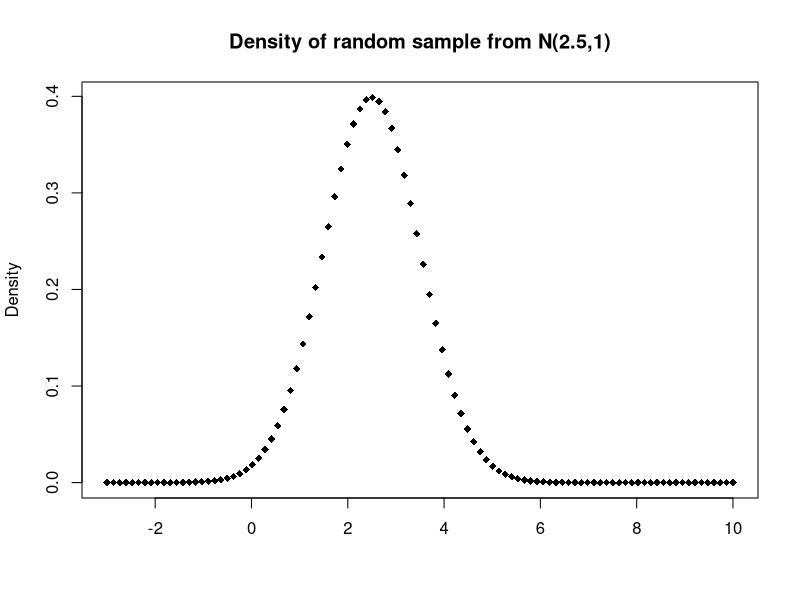
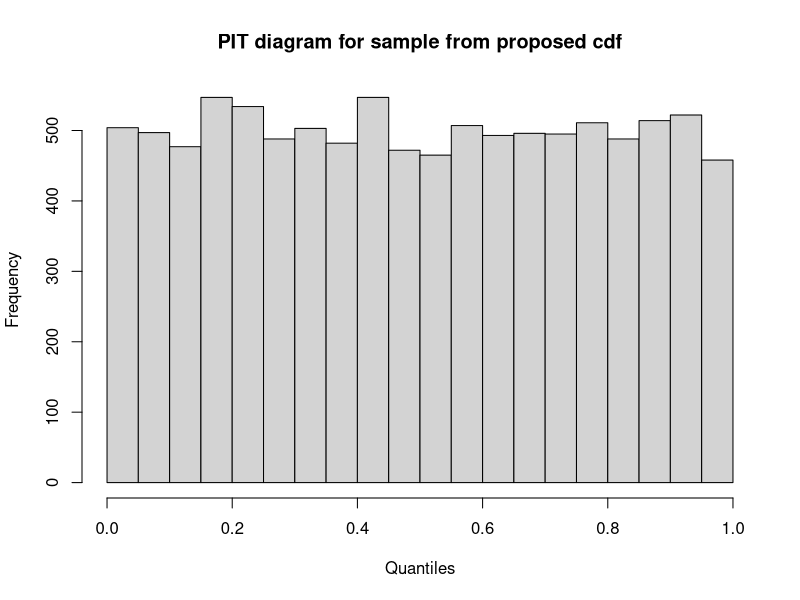
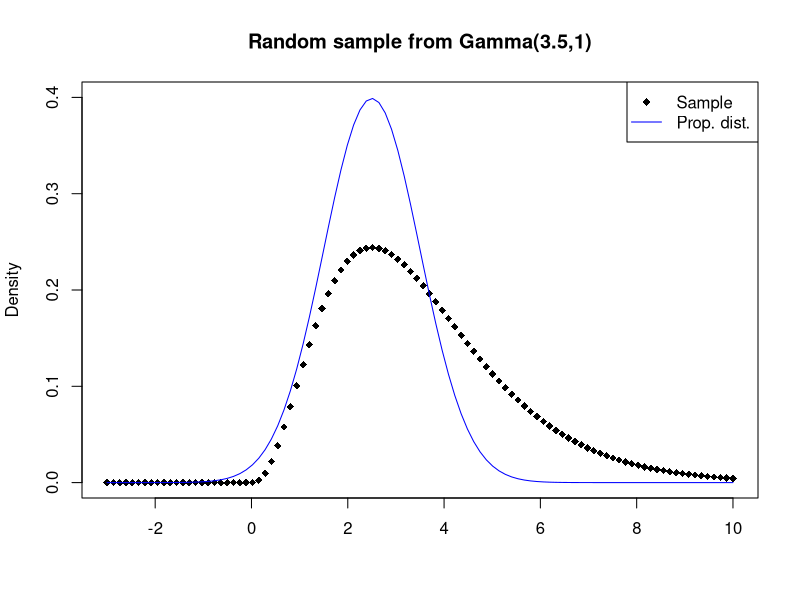
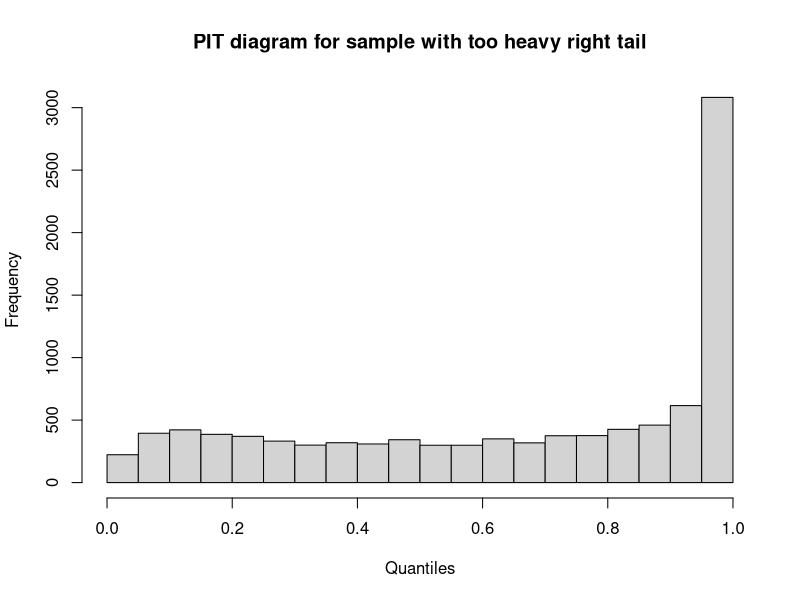
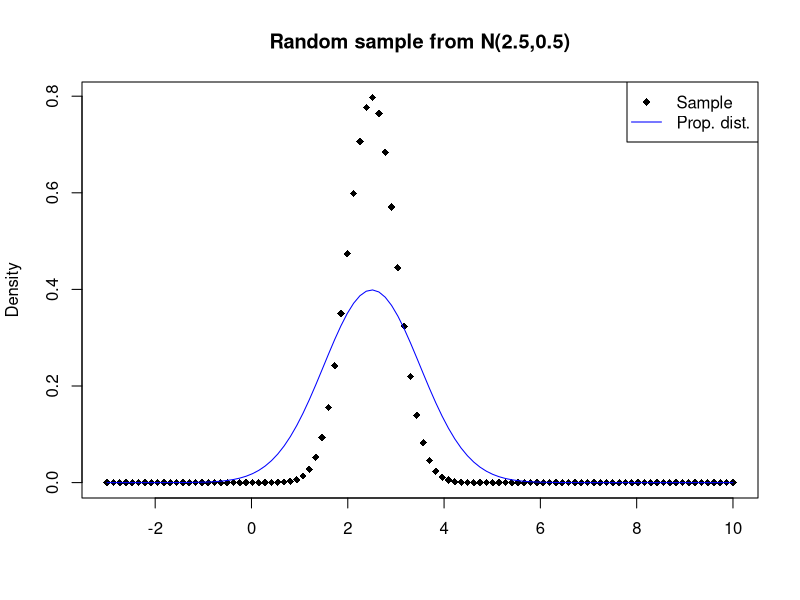
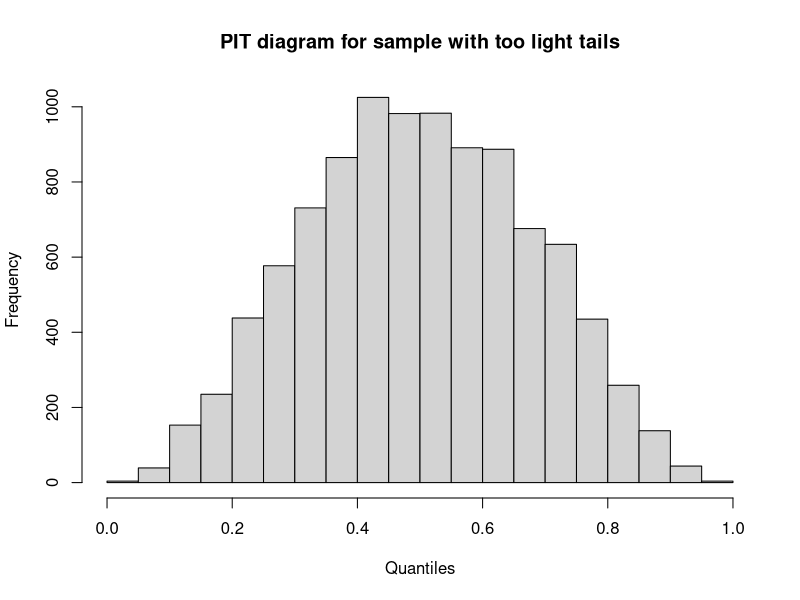
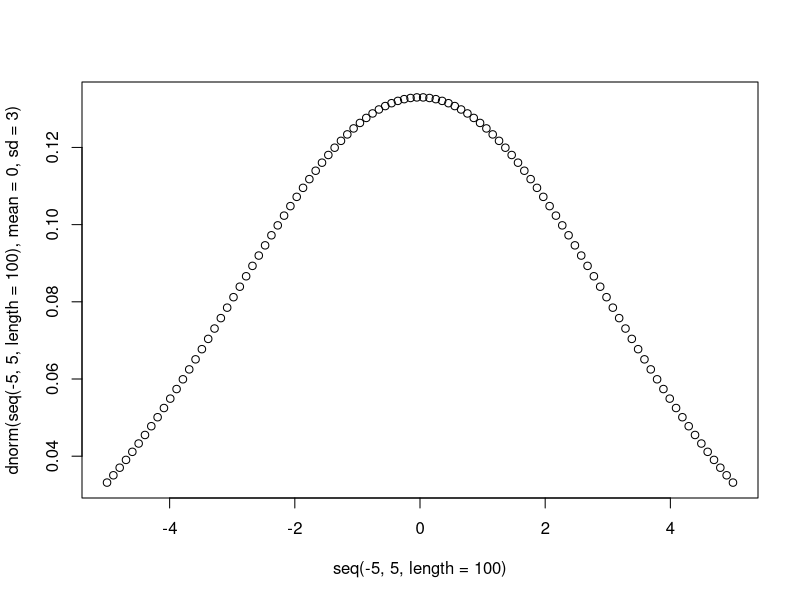
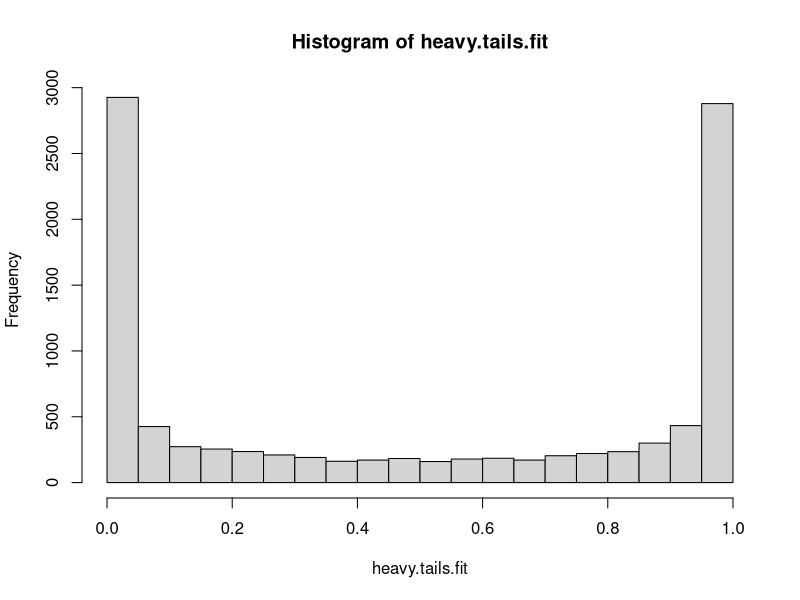

The R source for these figures, in order:


### True cdf
norm.sample <- rnorm(10000, mean=2.5,sd=1)

plot(seq(-3,10, length=100),dnorm(seq(-3,10, length=100),mean=2.5,sd=1),
     xlab=" ", ylab="Density",main="Density of random sample from N(2.5,1)", pch=18)
dev.copy(pdf,'~/figures/Theory/NormalSample.pdf') # Save the plot
dev.off()

good.fit.norm <- pnorm(norm.sample, mean=2.5,sd=1)
hist(good.fit.norm,
     main="PIT diagram for sample from proposed cdf", xlab="Quantiles")
dev.copy(pdf,'~/figures/Theory/PITtrueFit.pdf') # Save the plot
dev.off()

# alternative to quantiles: F({y_1, ... y_n})

### Heavy right tail
gamma.sample <- rgamma(10000, shape=3.5, scale=1)

plot(seq(-3,10, length=100),dgamma(seq(-3,10, length=100),shape=3.5,scale=1),ylim=c(0,0.4),
     pch=18, xlab=" ", ylab="Density", main="Random sample from Gamma(3.5,1)")
lines(seq(-3,10, length=100),dnorm(seq(-3,10, length=100),mean=2.5,sd=1), col="blue")
legend("topright", legend=c("Sample", "Prop. dist."),
       col=c("black","blue"), lty=c(NA,1), pch=c(18,NA))
dev.copy(pdf,'~/figures/Theory/HeavyTailSample.pdf') # Save the plot
dev.off()

heavy.tail.fit <- pnorm(gamma.sample, mean=2.5,sd=1)
hist(heavy.tail.fit,
     main="PIT diagram for sample with too heavy right tail", xlab="Quantiles")

dev.copy(pdf,'~/figures/Theory/HeavyTail.pdf') # Save the plot
dev.off()

### Light tails
norm.light.sample <- rnorm(10000, mean=2.5, sd=0.5)

plot(seq(-3,10, length=100),dnorm(seq(-3,10, length=100),mean=2.5,sd=0.5), pch=18, xlab=" ", ylab="Density",
     main = "Random sample from N(2.5,0.5)")
lines(seq(-3,10, length=100),dnorm(seq(-3,10, length=100),mean=2.5,sd=1), col="blue")
legend("topright", legend=c("Sample", "Prop. dist."),
       col=c("black","blue"), lty=c(NA,1), pch=c(18,NA))
dev.copy(pdf,'~/figures/Theory/LightsTailsSample.pdf') # Save the plot
dev.off()

light.tail.fit <- pnorm(norm.light.sample, mean=2.5,sd=1)
hist(light.tail.fit, main="PIT diagram for sample with too light tails", xlab = "Quantiles")
dev.copy(pdf,'~/figures/Theory/LightsTails.pdf') # Save the plot
dev.off()


### Heavy tails
norm.heavy.sample <- rnorm(10000, mean=0, sd=3)

plot(seq(-5,5, length=100),dnorm(seq(-5,5, length=100),mean=0,sd=3))

heavy.tails.fit <- pnorm(norm.heavy.sample)
hist(heavy.tails.fit)
